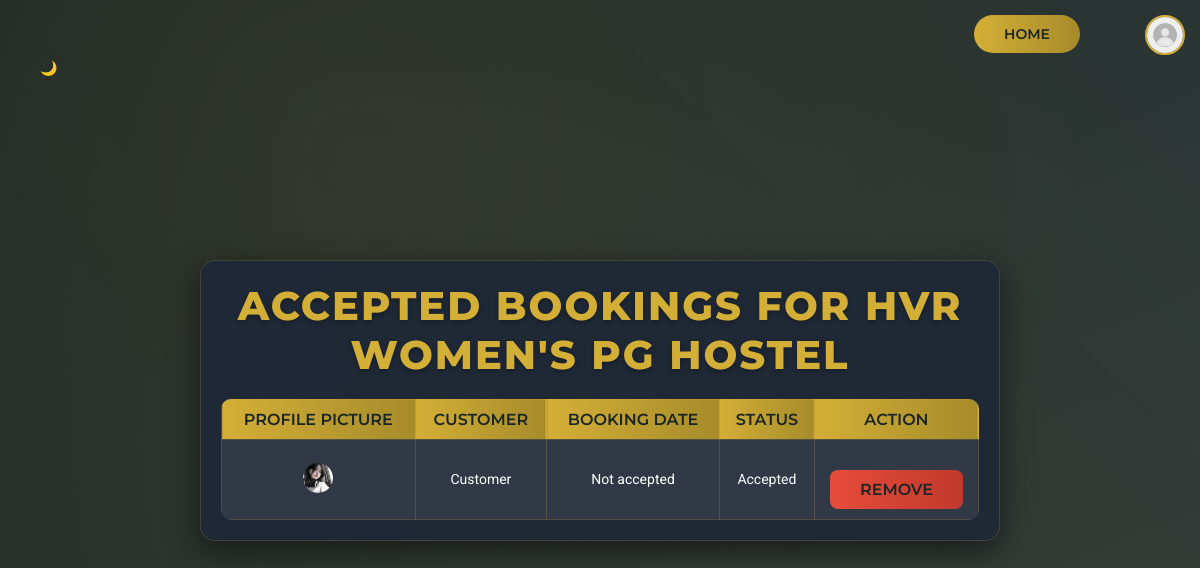
/hostel_accepted_bookings/1 (signed in), run on the app's committed database.
### app.py (models this page shows, shortened)
class User(db.Model, UserMixin):
    id = db.Column(db.Integer, primary_key=True)
    username = db.Column(db.String(100), unique=True, nullable=False)
    password = db.Column(db.String(200), nullable=False)
    user_type = db.Column(db.String(50), nullable=False)
    phone_number = db.Column(db.String(15), nullable=True)
    hostels = db.relationship('Hostel', back_populates='owner')
    bookings = db.relationship('Booking', back_populates='customer')
    profile_picture=db.Column(db.String(200), nullable=True,default='default_profile_picture_of_account.jfif')

class Hostel(db.Model):
    id = db.Column(db.Integer, primary_key=True)
    name = db.Column(db.String(100), nullable=False)
    location = db.Column(db.String(200), nullable=False)
    price = db.Column(db.String(), nullable=False)
    availability = db.Column(db.Boolean, default=True)
    vacancies = db.Column(db.Integer, default=10, nullable=False)  # New field for vacancies
    owner_id = db.Column(db.Integer, db.ForeignKey('user.id'), nullable=False)
    owner = db.relationship('User', back_populates='hostels')
    images = db.Column(db.String(500), nullable=True)
    bookings = db.relationship('Booking', back_populates='hostel', lazy='dynamic')
    reviews = db.relationship('Review', back_populates='hostel', lazy=True)
    description = db.Column(db.Text, nullable=True,default="No description provided")
    phone_number = db.Column(db.String(15), nullable=True)

class Booking(db.Model):
    id = db.Column(db.Integer, primary_key=True)
    hostel_id = db.Column(db.Integer, db.ForeignKey('hostel.id'))
    customer_id = db.Column(db.Integer, db.ForeignKey('user.id'))
    status = db.Column(db.String(50), nullable=False, default='pending')
    created_at = db.Column(db.DateTime, nullable=False, default=db.func.current_timestamp())
    customer = db.relationship('User', back_populates='bookings')
    hostel = db.relationship('Hostel', back_populates='bookings')
    accepted_date = db.Column(db.DateTime, nullable=True)

### app.py (the view, shortened to what this page needs)
@app.route('/hostel_accepted_bookings/<int:hostel_id>', methods=['GET', 'POST'])
@login_required
def accepted_bookings(hostel_id):
    hostel = Hostel.query.get_or_404(hostel_id)
    if hostel.owner_id != current_user.id:
        flash("You are not authorized to view this page.", "error")
        return redirect(url_for('dashboard'))
    accepted_bookings = Booking.query.filter_by(hostel_id=hostel.id, status='accepted').all()
    return render_template('hostel_accepted_bookings.html', hostel=hostel, accepted_bookings=accepted_bookings)

### app.py (called while the page is built)
@login_manager.user_loader
def load_user(user_id):
    return db.session.get(User, int(user_id))

### templates/hostel_accepted_bookings.html (shortened to what this page needs)
<!DOCTYPE html>
<html lang="en">
<head>
    <link rel="stylesheet" href="{{ url_for('static', filename='styles.css') }}">
</head>
<body>
    <button class="theme-switcher" aria-label="Toggle Theme">
        <span class="theme-icon">🌙</span>
    </button>
    <a href="{{ url_for('profile') }}" class="profile-button" aria-label="Profile">
        <img src="{{ url_for('static', filename='uploads/' + current_user.profile_picture) }}" alt="Profile Picture"
            class="profile-img">
    </a>
    <div class="container">
        <h1>Accepted Bookings for {{ hostel.name | upper }}</h1>
        <table>
            <thead>
                <tr>
                    <th>Profile Picture</th>
                    <th>Customer</th>
                    <th>Booking Date</th>
                    <th>Status</th>
                    <th>Action</th>
                </tr>
            </thead>
            <tbody>
                {% for booking in accepted_bookings %}
                <tr>
                    <td><img src="{{ url_for('static', filename='uploads/' + booking.customer.profile_picture) }}"
                            alt="Customer Profile Picture" style="width: 30px; height: 30px; border-radius: 50%;"></td>
                    <td>{{ booking.customer.username | capitalize }}</td>
                    <td>{% if booking.accepted_date %}{{ booking.accepted_date.strftime("%H:%M %d/%m/%Y") }}{% else
                        %}Not accepted{% endif %}</td>
                    <td>{{ booking.status | capitalize }}</td>
                    <td>
                        <form method="post" action="{{ url_for('accepted_bookings', hostel_id=hostel.id) }}">
                            <button type="submit" class="delete-button"
                                onclick="return confirm('Are you sure you want to remove this booking?')">Remove</button>
                        </form>
                    </td>
                </tr>
                {% endfor %}
            </tbody>
        </table>
    </div>
    <a href="{{ url_for('dashboard') }}" class="home-button">Home</a>
</body>
</html>

### static/styles.css (style rules this page uses)
* { margin: 0; padding: 0; box-sizing: border-box; font-family: 'Roboto', sans-serif; scroll-behavior: smooth; }
body { background: linear-gradient(135deg, #1A2526 0%, #2F3A3B 100%); min-height: 100vh; display: flex; justify-content: center; align-items: center; padding: 20px; overflow-x: hidden; color: #FFFFFF; -webkit-font-smoothing: antialiased; -moz-osx-font-smoothing: grayscale; }
body::before { content: ''; position: fixed; top: 0; left: 0; width: 100%; height: 100%; background: radial-gradient(circle at 30% 20%, rgba(212, 175, 55, 0.1), transparent 70%); animation: pulseGlow 10s infinite ease-in-out; z-index: -1; opacity: 0.5; }
body::after { content: ''; position: fixed; top: -50%; left: -50%; width: 200%; height: 200%; background: linear-gradient(45deg, transparent, rgba(212, 175, 55, 0.05), transparent); animation: subtleSweep 20s infinite linear; z-index: -2; }
.add-hostel-container, .container, .book-hostel-container, .dashboard-container, .edit-review-container, .home-container, .auth-container, .container.login-register, .container.manage-bookings { background: rgba(31, 41, 55, 0.95); border-radius: 15px; box-shadow: 0 10px 30px rgba(0, 0, 0, 0.5), inset 0 0 10px rgba(212, 175, 55, 0.1); position: relative; width: 100%; padding: 40px; margin: 30px auto; z-index: 1; border: 1px solid rgba(212, 175, 55, 0.2); transition: transform 0.5s ease, box-shadow 0.5s ease; backdrop-filter: blur(5px); }
.container { max-width: 100vh; width: 100%; margin: 0 auto; padding: 20px; background: rgba(31, 41, 55, 0.95); border-radius: 15px; box-shadow: 0 10px 30px rgba(0, 0, 0, 0.5); transition: transform 0.5s ease, box-shadow 0.5s ease; }
h1, h2, h3 { font-family: 'Montserrat', sans-serif; font-weight: 800; color: #D4AF37; margin-bottom: 20px; text-transform: uppercase; text-align: center; letter-spacing: 2px; text-shadow: 0 2px 5px rgba(0, 0, 0, 0.3); transition: transform 0.3s ease, color 0.3s ease; }
h1 { font-size: 2.5rem; }
form { display: flex; flex-direction: column; gap: 15px; width: 100%; }
button, .btn, a:not(.home-button):not(.profile-button) { background: linear-gradient(90deg, #D4AF37, #A68B2A); color: #1A2526; padding: 10px 20px; border: none; border-radius: 8px; font-family: 'Montserrat', sans-serif; font-weight: 600; font-size: 1rem; text-transform: uppercase; margin: 20px 5px 0; cursor: pointer; transition: all 0.3s ease; text-decoration: none; display: inline-block; position: relative; overflow: hidden; }
button::before, .btn::before, a:not(.home-button):not(.profile-button)::before { content: ''; position: absolute; top: 0; left: -100%; width: 100%; height: 100%; background: linear-gradient(90deg, transparent, rgba(255, 255, 255, 0.3), transparent); transition: 0.5s; }
.home-button { background: linear-gradient(90deg, #D4AF37, #A68B2A); color: #1A2526; padding: 10px 30px; border: none; border-radius: 30px; font-family: 'Montserrat', sans-serif; font-weight: 600; font-size: 14px; text-transform: uppercase; cursor: pointer; text-decoration: none; display: inline-block; position: absolute; top: 15px; right: 120px; transition: all 0.4s ease; z-index: 2; }
.delete-button { background: linear-gradient(90deg, #E74C3C, #C0392B); }
.profile-button { position: absolute; top: 15px; right: 15px; display: flex; align-items: center; text-decoration: none; z-index: 2; }
.profile-img { width: 40px; height: 40px; border-radius: 50%; object-fit: cover; border: 2px solid #D4AF37; transition: transform 0.3s ease, border-color 0.3s ease; }
.theme-switcher { position: fixed; top: 15px; left: 15px; background: none; border: none; cursor: pointer; z-index: 1000; font-size: 24px; color: #D4AF37; transition: color 0.3s ease, transform 0.3s ease; }
table { width: 100%; max-width: 100%; border-collapse: collapse; background: rgba(255, 255, 255, 0.05); border-radius: 10px; overflow: hidden; table-layout: auto; }
th, td { border: 1px solid rgba(212, 175, 55, 0.2); padding: 10px; text-align: center; transition: background 0.3s ease; white-space: nowrap; }
th { background: linear-gradient(90deg, #D4AF37, #A68B2A); color: #1A2526; font-family: 'Montserrat', sans-serif; font-size: 16px; font-weight: 600; text-transform: uppercase; }
td { background: rgba(255, 255, 255, 0.03); color: #FFFFFF; font-size: 14px; }
img { border-radius: 10px; max-width: 100%; height: auto; transition: transform 0.3s ease; }
span { font-size: 14px; color: #FFFFFF; margin: 15px 0; display: block; }

### data on the page
User: profile_picture (placeholder picture)
Hostel: name "HVR WOMEN'S PG HOSTEL"
Booking: profile_picture (picture), customer.username "Customer", shows "Not accepted", status "Accepted"
